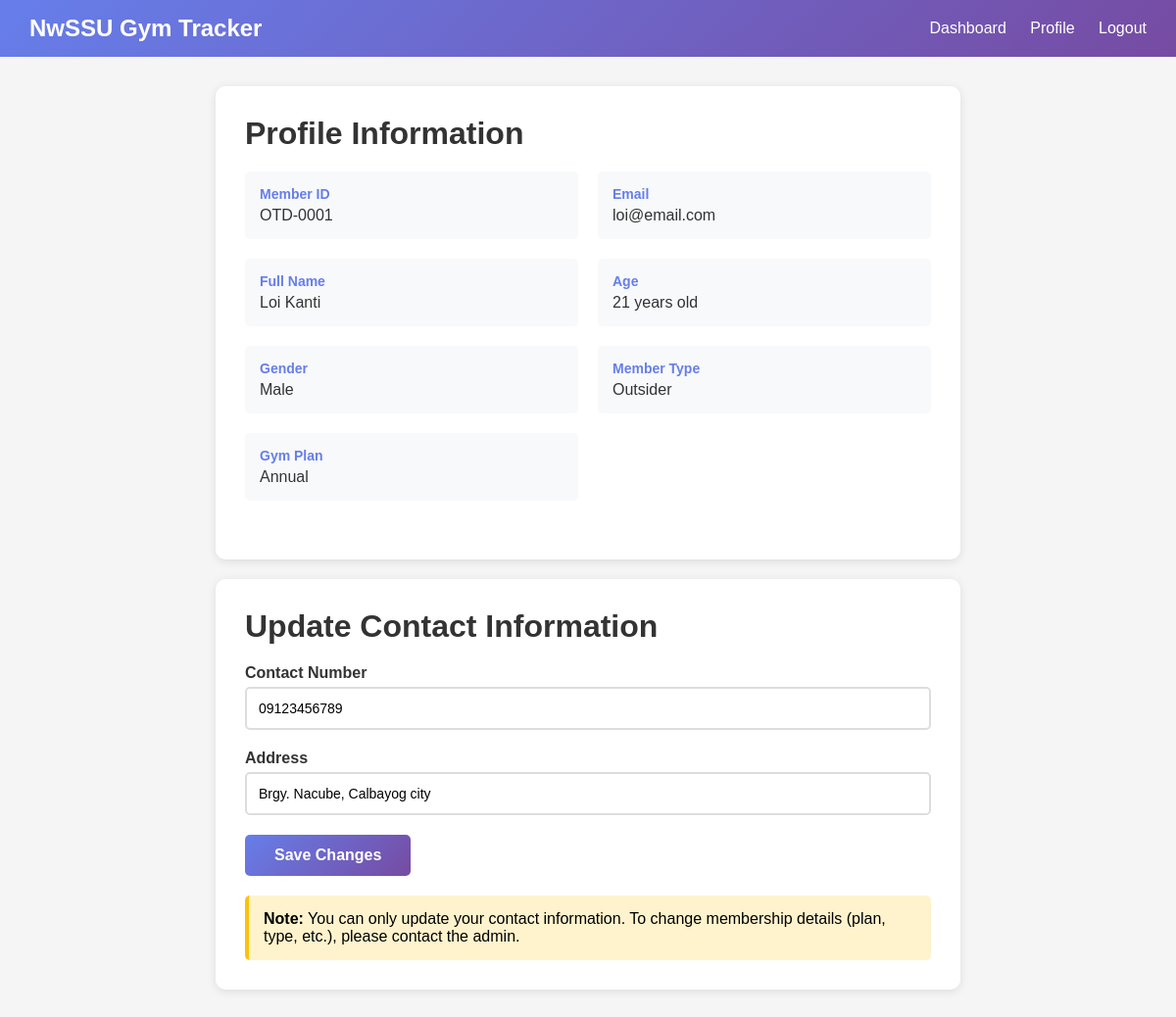
/user/profile (signed in), run on the app's committed database.
### Project/models.py (models this page shows, shortened)
class Member(db.Model):
    __tablename__ = 'members'
    member_id = db.Column(db.Integer, primary_key=True)
    unique_code = db.Column(db.String(10), unique=True, nullable=False)
    first_name = db.Column(db.String(100), nullable=False)
    last_name = db.Column(db.String(100), nullable=False)
    age = db.Column(db.Integer)
    gender = db.Column(db.Enum('Male', 'Female'))
    member_type = db.Column(db.Enum('Faculty', 'Outsider', 'Student'), nullable=False)
    student_number = db.Column(db.String(20))
    gym_plan = db.Column(db.Enum('Daily', 'Monthly', 'Annual'), nullable=False)
    email = db.Column(db.String(150))
    contact_number = db.Column(db.String(20))
    address = db.Column(db.String(255))
    start_date = db.Column(db.Date, nullable=False)
    end_date = db.Column(db.Date, nullable=False)
    status = db.Column(db.Enum('Active', 'Inactive', 'Expired'), default='Active')
    date_registered = db.Column(db.DateTime, default=lambda: datetime.now(pytz.timezone('Asia/Manila')))
    price_paid = db.Column(db.Float, nullable=True)
    password_hash = db.Column(db.String(200), nullable=True)  # NULL for admin-created members
    is_self_registered = db.Column(db.Boolean, default=False)  # True if user registered themselves
    logs = db.relationship('MembershipLog', backref='member', lazy=True, cascade='all, delete-orphan')
    workouts = db.relationship('Workout', backref='member', lazy=True, cascade='all, delete-orphan')
    _original_member_type = None

### Project/userRoutes.py (the view)
@userRoutes.route('/user/profile')
@user_login_required
def profile():
    user_id = session.get('user_id')
    member = Member.query.get(user_id)
    if not member:
        flash('User not found. Please login again.', 'error')
        session.clear()
        return redirect(url_for('userAuth.user_login'))
    return render_template('user_profile.html', member=member)

### Project/userRoutes.py (called while the page is built)
def user_login_required(f):
    @wraps(f)
    def decorated_function(*args, **kwargs):
        if 'user_id' not in session:
            flash('Please log in to access this page.', 'warning')
            return redirect(url_for('userAuth.user_login'))
        return f(*args, **kwargs)
    return decorated_function

### Project/templates/user_profile.html (shortened to what this page needs)
<!DOCTYPE html>
<html lang="en">
<head>
</head>
<body>
    <div class="navbar">
        <h2>NwSSU Gym Tracker</h2>
        <div>
            <a href="{{ url_for('userRoutes.dashboard') }}">Dashboard</a>
            <a href="{{ url_for('userRoutes.profile') }}">Profile</a>
            <a href="{{ url_for('userAuth.user_logout') }}">Logout</a>
        </div>
    </div>
    <div class="container">
        <div class="card">
            <h1>Profile Information</h1>
            <div class="info-grid">
                <div class="info-item">
                    <label>Member ID</label>
                    <div class="value">{{ member.unique_code }}</div>
                </div>
                <div class="info-item">
                    <label>Email</label>
                    <div class="value">{{ member.email }}</div>
                </div>
                <div class="info-item">
                    <label>Full Name</label>
                    <div class="value">{{ member.first_name }} {{ member.last_name }}</div>
                </div>
                <div class="info-item">
                    <label>Age</label>
                    <div class="value">{{ member.age }} years old</div>
                </div>
                <div class="info-item">
                    <label>Gender</label>
                    <div class="value">{{ member.gender }}</div>
                </div>
                <div class="info-item">
                    <label>Member Type</label>
                    <div class="value">{{ member.member_type }}</div>
                </div>
                <div class="info-item">
                    <label>Gym Plan</label>
                    <div class="value">{{ member.gym_plan }}</div>
                </div>
            </div>
        </div>
        <div class="card">
            <h1>Update Contact Information</h1>
            <form method="POST" action="{{ url_for('userRoutes.update_profile') }}">
                <div class="form-group">
                    <label>Contact Number</label>
                    <input type="text" name="contact_number" value="{{ member.contact_number or '' }}" placeholder="Enter your contact number">
                </div>
                <div class="form-group">
                    <label>Address</label>
                    <input type="text" name="address" value="{{ member.address or '' }}" placeholder="Enter your address">
                </div>
                <button type="submit">Save Changes</button>
            </form>
            <div class="note">
                <strong>Note:</strong> You can only update your contact information. To change membership details (plan, type, etc.), please contact the admin.
            </div>
        </div>
    </div>
</body>
</html>

### Project/templates/user_profile.html (style rules this page uses)
* { margin: 0; padding: 0; box-sizing: border-box; }
body { font-family: Arial, sans-serif; background: #f5f5f5; }
.navbar { background: linear-gradient(135deg, #667eea 0%, #764ba2 100%); color: white; padding: 15px 30px; display: flex; justify-content: space-between; align-items: center; }
.navbar h2 { margin: 0; }
.navbar a { color: white; text-decoration: none; margin-left: 20px; }
.container { max-width: 800px; margin: 30px auto; padding: 0 20px; }
.card { background: white; padding: 30px; border-radius: 10px; box-shadow: 0 2px 10px rgba(0,0,0,0.1); margin-bottom: 20px; }
h1 { color: #333; margin-bottom: 20px; }
.info-grid { display: grid; grid-template-columns: 1fr 1fr; gap: 20px; margin-bottom: 30px; }
.info-item { padding: 15px; background: #f8f9fa; border-radius: 5px; }
.info-item label { display: block; color: #667eea; font-weight: bold; margin-bottom: 5px; font-size: 14px; }
.info-item .value { color: #333; font-size: 16px; }
.form-group { margin-bottom: 20px; }
.form-group label { display: block; margin-bottom: 5px; color: #333; font-weight: bold; }
input { width: 100%; padding: 12px; border: 2px solid #ddd; border-radius: 5px; font-size: 14px; }
button { padding: 12px 30px; background: linear-gradient(135deg, #667eea 0%, #764ba2 100%); color: white; border: none; border-radius: 5px; font-size: 16px; font-weight: bold; cursor: pointer; }
.note { background: #fff3cd; padding: 15px; border-radius: 5px; border-left: 4px solid #ffc107; margin-top: 20px; }

### data on the page
Member: unique_code "OTD-0001", email "loi@email.com", first_name "Loi", last_name "Kanti", age "21", gender "Male", member_type "Outsider", gym_plan "Annual", contact_number "09123456789", address "Brgy. Nacube, Calbayog city"
